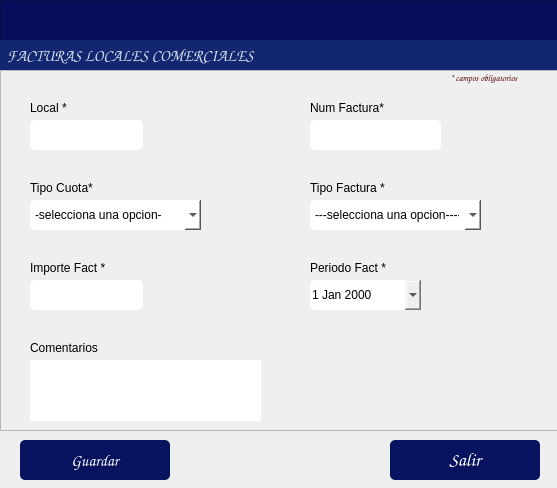
<?xml version="1.0" encoding="UTF-8"?>
<ui version="4.0">
 <class>Dialog</class>
 <widget class="QDialog" name="Dialog">
  <property name="windowModality">
   <enum>Qt::WindowModality::ApplicationModal</enum>
  </property>
  <property name="geometry">
   <rect>
    <x>0</x>
    <y>0</y>
    <width>557</width>
    <height>488</height>
   </rect>
  </property>
  <property name="windowTitle">
   <string/>
  </property>
  <property name="modal">
   <bool>true</bool>
  </property>
  <widget class="QPushButton" name="btnRegistrar">
   <property name="geometry">
    <rect>
     <x>20</x>
     <y>440</y>
     <width>150</width>
     <height>40</height>
    </rect>
   </property>
   <property name="font">
    <font>
     <family>Comic Sans MS</family>
     <pointsize>12</pointsize>
    </font>
   </property>
   <property name="styleSheet">
    <string notr="true">background-color: rgb(8, 19, 95);
color: rgb(255, 255, 255);
border-radius:5px;</string>
   </property>
   <property name="text">
    <string>Guardar</string>
   </property>
   <property name="icon">
    <iconset>
     <normaloff>../iconos/guardar.png</normaloff>../iconos/guardar.png</iconset>
   </property>
   <property name="iconSize">
    <size>
     <width>40</width>
     <height>40</height>
    </size>
   </property>
  </widget>
  <widget class="QPushButton" name="btnSalir">
   <property name="geometry">
    <rect>
     <x>390</x>
     <y>440</y>
     <width>150</width>
     <height>40</height>
    </rect>
   </property>
   <property name="font">
    <font>
     <family>Comic Sans MS</family>
     <pointsize>14</pointsize>
     <bold>false</bold>
    </font>
   </property>
   <property name="styleSheet">
    <string notr="true">background-color: rgb(8, 19, 95);
color: rgb(255, 255, 255);
border-radius:5px;</string>
   </property>
   <property name="text">
    <string>Salir</string>
   </property>
   <property name="icon">
    <iconset>
     <normaloff>../iconos/salir.ico</normaloff>../iconos/salir.ico</iconset>
   </property>
   <property name="iconSize">
    <size>
     <width>30</width>
     <height>30</height>
    </size>
   </property>
  </widget>
  <widget class="QFrame" name="frame_5">
   <property name="geometry">
    <rect>
     <x>0</x>
     <y>0</y>
     <width>681</width>
     <height>71</height>
    </rect>
   </property>
   <property name="maximumSize">
    <size>
     <width>16777215</width>
     <height>16777215</height>
    </size>
   </property>
   <property name="styleSheet">
    <string notr="true">background-color: rgb(8, 14, 91);</string>
   </property>
   <property name="frameShape">
    <enum>QFrame::Shape::StyledPanel</enum>
   </property>
   <property name="frameShadow">
    <enum>QFrame::Shadow::Raised</enum>
   </property>
   <widget class="QLabel" name="label_13">
    <property name="geometry">
     <rect>
      <x>0</x>
      <y>40</y>
      <width>832</width>
      <height>31</height>
     </rect>
    </property>
    <property name="font">
     <font>
      <family>Comic Sans MS</family>
      <pointsize>12</pointsize>
      <bold>true</bold>
     </font>
    </property>
    <property name="styleSheet">
     <string notr="true">color: rgb(255, 255, 255);
background-color: rgb(19, 39, 113);
color: rgb(255, 78, 2);
color: rgb(216, 224, 236);</string>
    </property>
    <property name="text">
     <string>  FACTURAS LOCALES COMERCIALES</string>
    </property>
    <property name="alignment">
     <set>Qt::AlignmentFlag::AlignLeading|Qt::AlignmentFlag::AlignLeft|Qt::AlignmentFlag::AlignVCenter</set>
    </property>
   </widget>
  </widget>
  <widget class="QFrame" name="frame">
   <property name="geometry">
    <rect>
     <x>0</x>
     <y>70</y>
     <width>671</width>
     <height>361</height>
    </rect>
   </property>
   <property name="frameShape">
    <enum>QFrame::Shape::StyledPanel</enum>
   </property>
   <property name="frameShadow">
    <enum>QFrame::Shadow::Raised</enum>
   </property>
   <widget class="QComboBox" name="cmbTipoCuota">
    <property name="geometry">
     <rect>
      <x>30</x>
      <y>130</y>
      <width>171</width>
      <height>30</height>
     </rect>
    </property>
    <property name="styleSheet">
     <string notr="true">background-color: rgb(255, 255, 255);
border-radius:5px;</string>
    </property>
    <item>
     <property name="text">
      <string>-selecciona una opcion-</string>
     </property>
    </item>
    <item>
     <property name="text">
      <string>Cuota Mensual</string>
     </property>
    </item>
    <item>
     <property name="text">
      <string>Cuota Deposito Garantia</string>
     </property>
    </item>
    <item>
     <property name="text">
      <string>Cuota Anticipada</string>
     </property>
    </item>
    <item>
     <property name="text">
      <string>Otras Cuotas</string>
     </property>
    </item>
   </widget>
   <widget class="QTextEdit" name="txtComentarios">
    <property name="geometry">
     <rect>
      <x>30</x>
      <y>290</y>
      <width>231</width>
      <height>61</height>
     </rect>
    </property>
    <property name="styleSheet">
     <string notr="true">border-radius:5px;</string>
    </property>
   </widget>
   <widget class="QLabel" name="label">
    <property name="geometry">
     <rect>
      <x>30</x>
      <y>30</y>
      <width>81</width>
      <height>16</height>
     </rect>
    </property>
    <property name="text">
     <string>Local *</string>
    </property>
   </widget>
   <widget class="QLabel" name="label_6">
    <property name="geometry">
     <rect>
      <x>30</x>
      <y>190</y>
      <width>81</width>
      <height>16</height>
     </rect>
    </property>
    <property name="text">
     <string>Importe Fact *</string>
    </property>
   </widget>
   <widget class="QDateEdit" name="boxDate">
    <property name="geometry">
     <rect>
      <x>310</x>
      <y>210</y>
      <width>111</width>
      <height>30</height>
     </rect>
    </property>
    <property name="styleSheet">
     <string notr="true">border-radius:5px;</string>
    </property>
    <property name="calendarPopup">
     <bool>true</bool>
    </property>
   </widget>
   <widget class="QLabel" name="label_10">
    <property name="geometry">
     <rect>
      <x>30</x>
      <y>270</y>
      <width>71</width>
      <height>16</height>
     </rect>
    </property>
    <property name="text">
     <string>Comentarios</string>
    </property>
   </widget>
   <widget class="QLabel" name="label_12">
    <property name="geometry">
     <rect>
      <x>310</x>
      <y>30</y>
      <width>101</width>
      <height>16</height>
     </rect>
    </property>
    <property name="text">
     <string>Num Factura*</string>
    </property>
   </widget>
   <widget class="QLabel" name="label_7">
    <property name="geometry">
     <rect>
      <x>310</x>
      <y>190</y>
      <width>81</width>
      <height>16</height>
     </rect>
    </property>
    <property name="text">
     <string>Periodo Fact *</string>
    </property>
   </widget>
   <widget class="QLabel" name="label_4">
    <property name="geometry">
     <rect>
      <x>30</x>
      <y>110</y>
      <width>81</width>
      <height>16</height>
     </rect>
    </property>
    <property name="text">
     <string>Tipo Cuota*</string>
    </property>
   </widget>
   <widget class="QLineEdit" name="txtLocal">
    <property name="geometry">
     <rect>
      <x>30</x>
      <y>50</y>
      <width>113</width>
      <height>30</height>
     </rect>
    </property>
    <property name="styleSheet">
     <string notr="true">border-radius:5px;</string>
    </property>
    <property name="readOnly">
     <bool>true</bool>
    </property>
   </widget>
   <widget class="QLineEdit" name="txtImporte">
    <property name="geometry">
     <rect>
      <x>30</x>
      <y>210</y>
      <width>113</width>
      <height>30</height>
     </rect>
    </property>
    <property name="styleSheet">
     <string notr="true">border-radius:5px;</string>
    </property>
   </widget>
   <widget class="QLabel" name="label_3">
    <property name="geometry">
     <rect>
      <x>450</x>
      <y>0</y>
      <width>151</width>
      <height>16</height>
     </rect>
    </property>
    <property name="font">
     <font>
      <family>Comic Sans MS</family>
      <pointsize>7</pointsize>
      <italic>true</italic>
      <bold>true</bold>
     </font>
    </property>
    <property name="styleSheet">
     <string notr="true">color: rgb(85, 0, 0);</string>
    </property>
    <property name="text">
     <string>* campos obligatorios</string>
    </property>
   </widget>
   <widget class="QLabel" name="label_11">
    <property name="geometry">
     <rect>
      <x>310</x>
      <y>110</y>
      <width>91</width>
      <height>16</height>
     </rect>
    </property>
    <property name="text">
     <string>Tipo Factura *</string>
    </property>
   </widget>
   <widget class="QComboBox" name="cmbTipoFact">
    <property name="geometry">
     <rect>
      <x>310</x>
      <y>130</y>
      <width>171</width>
      <height>30</height>
     </rect>
    </property>
    <property name="styleSheet">
     <string notr="true">background-color: rgb(255, 255, 255);
border-radius:5px;
</string>
    </property>
    <item>
     <property name="text">
      <string>---selecciona una opcion-----</string>
     </property>
    </item>
    <item>
     <property name="text">
      <string>Ingreso</string>
     </property>
    </item>
    <item>
     <property name="text">
      <string>Nota Credito</string>
     </property>
    </item>
    <item>
     <property name="text">
      <string>Egreso</string>
     </property>
    </item>
   </widget>
   <widget class="QLineEdit" name="txtNumFact">
    <property name="geometry">
     <rect>
      <x>310</x>
      <y>50</y>
      <width>131</width>
      <height>30</height>
     </rect>
    </property>
    <property name="styleSheet">
     <string notr="true">border-radius:5px;</string>
    </property>
   </widget>
  </widget>
 </widget>
 <resources/>
 <connections/>
</ui>
